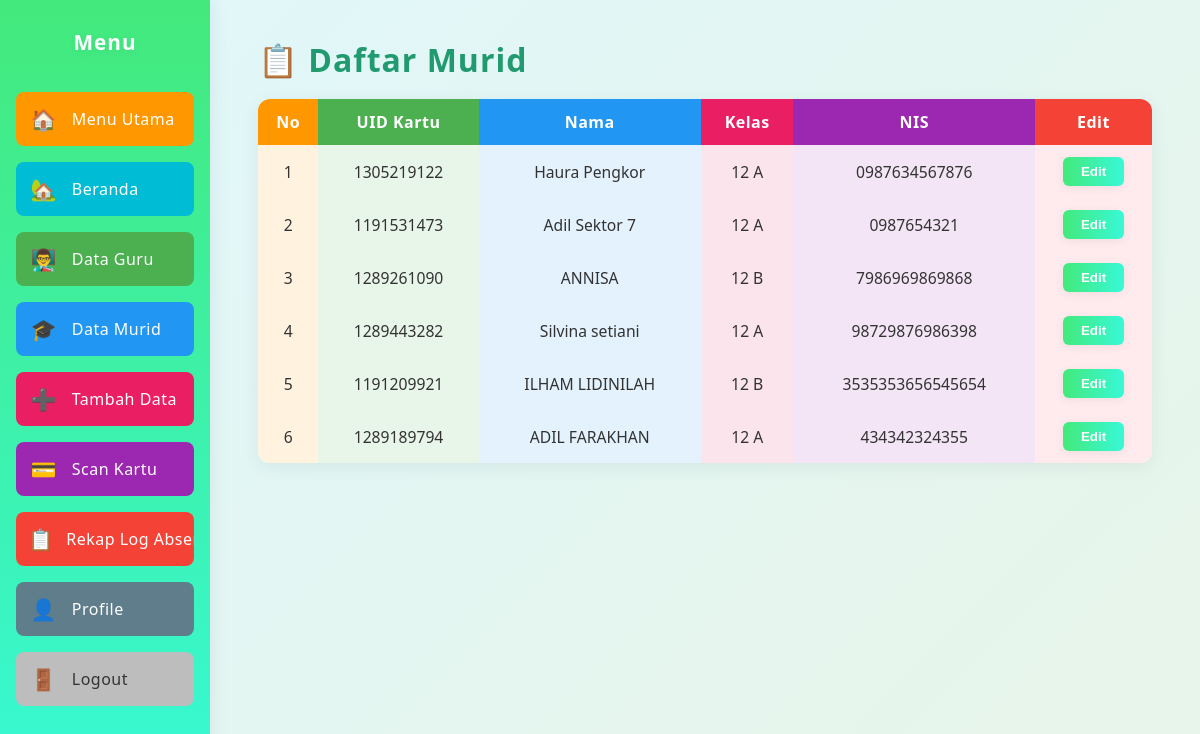
Screenshot of /murid.php with the database file from the repository.
### tables this page shows
CREATE TABLE `murid` (
  `id` int(10) UNSIGNED NOT NULL,
  `id_kartu` varchar(50) NOT NULL,
  `nama` varchar(100) NOT NULL,
  `kelas` varchar(50) NOT NULL,
  `nis` varchar(20) NOT NULL,
  `role` enum('guru','siswa','','') NOT NULL
);

### murid.php (the view, shortened to what this page needs)
<?php
$koneksi = new mysqli("localhost", "root", "", "absensi");
?>
<!DOCTYPE html>
<html>
<head>
</head>
<body>
<div class="sidebar">
  <h3>Menu</h3>
  <a href="menu_utama.php" style="background:#ff9800;">
    <span class="icon">🏠</span><span class="text">Menu Utama</span>
  </a>
  <a href="index.php" style="background:#00bcd4;">
    <span class="icon">🏡</span><span class="text">Beranda</span>
  </a>
  <a href="guru.php" style="background:#4caf50;">
    <span class="icon">👨‍🏫</span><span class="text">Data Guru</span>
  </a>
  <a href="murid.php" style="background:#2196f3;">
    <span class="icon">🎓</span><span class="text">Data Murid</span>
  </a>
  <a href="tambah_data.php" style="background:#e91e63;">
    <span class="icon">➕</span><span class="text">Tambah Data</span>
  </a>
  <a href="scan_kartu.php" style="background:#9c27b0;">
    <span class="icon">💳</span><span class="text">Scan Kartu</span>
  </a>
  <a href="log_rekap.php" style="background:#f44336;">
    <span class="icon">📋</span><span class="text">Rekap Log Absensi</span>
  </a>
  <a href="profile.php" style="background:#607d8b;">
    <span class="icon">👤</span><span class="text">Profile</span>
  </a>
  <a href="logout.php" style="background:#bdbdbd; color:#333;">
    <span class="icon">🚪</span><span class="text">Logout</span>
  </a>
</div>
<div class="main">
  <h2>📋 Daftar Murid</h2>
  <table>
    <tr>
      <th>No</th>
      <th>UID Kartu</th>
      <th>Nama</th>
      <th>Kelas</th>
      <th>NIS</th>
      <th>Edit</th>
    </tr>
    <?php
    $no = 1;
    $res = $koneksi->query("SELECT * FROM murid ORDER BY id DESC");
    while ($row = $res->fetch_assoc()) {
      echo "<tr>
              <td>{$no}</td>
              <td>{$row['id_kartu']}</td>
              <td>{$row['nama']}</td>
              <td>{$row['kelas']}</td>
              <td>{$row['nis']}</td>
              <td>
                <button class='edit-btn'
                  data-id='{$row['id']}'
                  data-id_kartu='{$row['id_kartu']}'
                  data-nama=\"".htmlspecialchars($row['nama'], ENT_QUOTES)."\"
                  data-kelas=\"".htmlspecialchars($row['kelas'], ENT_QUOTES)."\"
                  data-nis=\"".htmlspecialchars($row['nis'], ENT_QUOTES)."\"
                >Edit</button>
              </td>
            </tr>";
      $no++;
    }
    ?>
</body>
</html>

### murid.php (style rules this page uses)
* { margin: 0; padding: 0; box-sizing: border-box; }
body { font-family: 'Segoe UI', Arial, sans-serif; background: linear-gradient(135deg, #e0f7fa 0%, #e8f5e9 100%); min-height: 100vh; display: flex; }
.sidebar { width: 60px; background: linear-gradient(180deg, #43e97b 0%, #38f9d7 100%); height: 100vh; padding-top: 28px; position: fixed; top: 0; left: 0; box-shadow: 2px 0 16px rgba(44,62,80,0.08); display: flex; flex-direction: column; align-items: center; transition: width 0.25s; z-index: 10; overflow-x: hidden; }
.sidebar h3 { color: #fff; text-align: center; margin-bottom: 28px; letter-spacing: 1px; font-size: 1.3rem; font-weight: 700; text-shadow: 0 2px 8px rgba(44,62,80,0.08); opacity: 0; transition: opacity 0.2s; }
.sidebar a { display: flex; align-items: center; width: 85%; margin: 8px auto; padding: 13px 0; color: #fff; background: rgba(255,255,255,0.08); border-radius: 8px; text-decoration: none; font-weight: 500; font-size: 1rem; letter-spacing: 0.5px; transition: background 0.18s, color 0.18s, transform 0.18s, padding 0.18s; overflow: hidden; }
.sidebar a .icon { display: inline-block; width: 32px; text-align: center; font-size: 1.3rem; margin-right: 0; transition: margin 0.18s; }
.sidebar a .text { opacity: 0; width: 0; margin-left: 0; transition: opacity 0.18s, width 0.18s, margin 0.18s; white-space: nowrap; }
.main { margin-left: 60px; padding: 38px 4vw 38px 4vw; flex: 1; min-height: 100vh; background: transparent; transition: margin-left 0.25s; }
.main h2 { color: #219a6f; margin-bottom: 18px; font-size: 2rem; font-weight: 700; letter-spacing: 1px; }
table { margin-top: 10px; border-collapse: collapse; width: 100%; background: #fff; border-radius: 12px; overflow: hidden; box-shadow: 0 4px 18px rgba(44,62,80,0.08); }
th, td { border: none; padding: 12px 8px; text-align: center; }
th { color: #fff; font-size: 1rem; font-weight: 600; letter-spacing: 0.5px; }
th:nth-child(1) { background: #ff9800; }
th:nth-child(2) { background: #4caf50; }
th:nth-child(3) { background: #2196f3; }
th:nth-child(4) { background: #e91e63; }
th:nth-child(5) { background: #9c27b0; }
th:nth-child(6) { background: #f44336; }
td:nth-child(1) { background: #fff3e0; }
td:nth-child(2) { background: #e8f5e9; }
td:nth-child(3) { background: #e3f2fd; }
td:nth-child(4) { background: #fce4ec; }
td:nth-child(5) { background: #f3e5f5; }
td:nth-child(6) { background: #ffebee; }
tbody tr:nth-child(odd) { background: #f4f9f4; }
tbody tr:nth-child(even) { background: #e3f2fd; }
td { font-size: 0.98rem; color: #333; }
.edit-btn { background: linear-gradient(90deg, #43e97b 0%, #38f9d7 100%); color: #fff; border: none; border-radius: 6px; padding: 7px 18px; font-weight: bold; cursor: pointer; transition: background 0.18s, color 0.18s, transform 0.18s; box-shadow: 0 2px 8px rgba(44,62,80,0.08); }

### rows the page displays
murid: id_kartu "1305219122", nama "Haura Pengkor", kelas "12 A", nis "0987634567876"
murid: id_kartu "1191531473", nama "Adil Sektor 7", kelas "12 A", nis "0987654321"
murid: id_kartu "1289261090", nama "ANNISA", kelas "12 B", nis "7986969869868"
murid: id_kartu "1289443282", nama "Silvina setiani", kelas "12 A", nis "98729876986398"
murid: id_kartu "1191209921", nama "ILHAM LIDINILAH", kelas "12 B", nis "3535353656545654"
murid: id_kartu "1289189794", nama "ADIL FARAKHAN", kelas "12 A", nis "434342324355"
